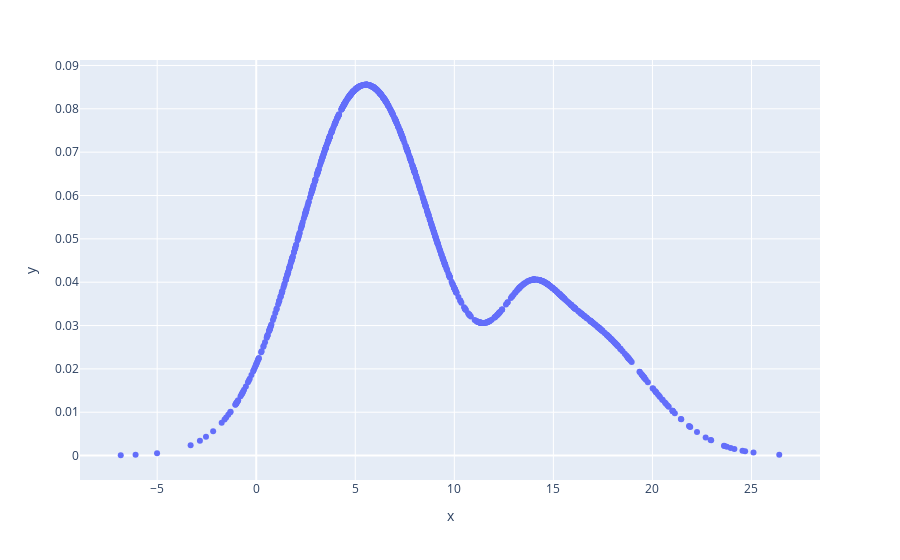

Write notebook code for a chart like this one.
### Code cell
m.plot()

### Figure 1 — Plotly figure (JSON) as saved in the notebook; plotly's stock layout.template omitted (floating-point values rounded to 4 significant figures; data arrays with more than 128 entries replaced by an {"elided": "..."} marker saying what was removed)
{"data": [{"hovertemplate": "x=%{x}<br>y=%{y}<extra></extra>", "legendgroup": "", "marker": {"color": "#636efa", "symbol": "circle"}, "mode": "markers", "name": "", "orientation": "v", "showlegend": false, "type": "scatter", "x": {"elided": "1000 float values"}, "xaxis": "x", "y": {"elided": "1000 float values"}, "yaxis": "y"}], "layout": {"legend": {"tracegroupgap": 0}, "margin": {"t": 60}, "xaxis": {"anchor": "y", "domain": [0, 1], "title": {"text": "x"}}, "yaxis": {"anchor": "x", "domain": [0, 1], "title": {"text": "y"}}}}
